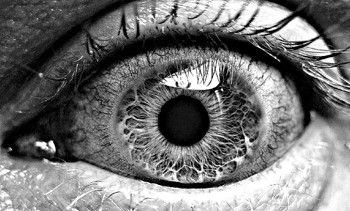
#> input picture eye.jpg, 350 x 211 px
$ python 12imageSharpening.py
#> lines starting #> are read from the running program, lines starting #| are printed output that depends on the picture

#lab 12 image sharpening
import cv2

import numpy as np
from matplotlib import pyplot as plt

image = cv2.imread("eye.jpg", cv2.COLOR_BGR2GRAY)
#> image is the input picture: shape (211, 350, 3); min 0, max 255, mean 115
cv2.imshow("Input",image)

gauss_mask = cv2.GaussianBlur(image,(9,9),10.0)
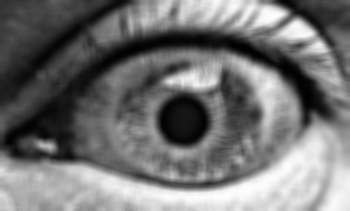
#> gauss_mask: shape (211, 350, 3); min 1, max 254, mean 115
image_sharp = cv2.addWeighted(image, 2, gauss_mask, -1, 0)
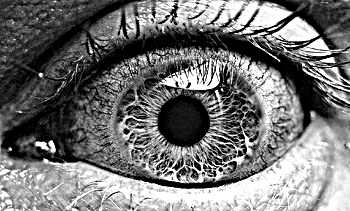
#> image_sharp: shape (211, 350, 3); min 0, max 255, mean 115.5

cv2.imshow("Output: Sharpen", image_sharp)

#High pass kernel 3x3

kernel = np.array([[-1, -1, -1],
                   [-1, 8, -1],
                   [-1, -1, -1]])

#image_hpf = image - gauss_mask
image_hpf = cv2.filter2D(image, -1, kernel)
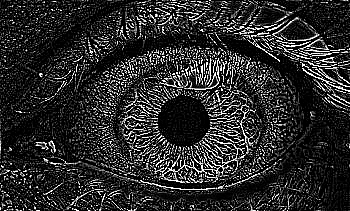
#> image_hpf: shape (211, 350, 3); min 0, max 255, mean 43.3
cv2.imshow("Output : High Pass Filter", image_hpf)

cv2.waitKey(0)
cv2.destroyAllWindows()

$ run again, with beenoise.jpg copied over eye.jpg
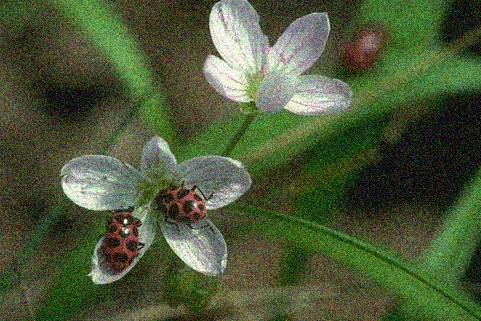
#> input picture beenoise.jpg, 481 x 321 px
#> image is the input picture: shape (321, 481, 3); mean B, G, R 56.7, 89.2, 76.5
#> `gauss_mask = cv2.GaussianBlur(image,(9,9),10.0)`:
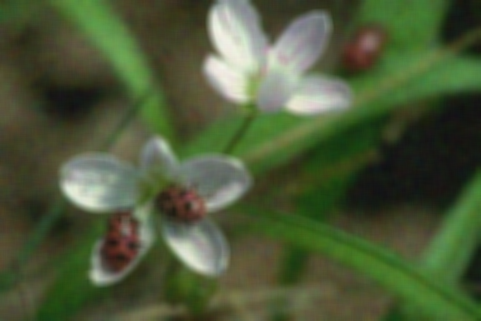
#> gauss_mask: shape (321, 481, 3); mean B, G, R 56.7, 89.2, 76.5
#> `image_hpf = cv2.filter2D(image, -1, kernel)`:
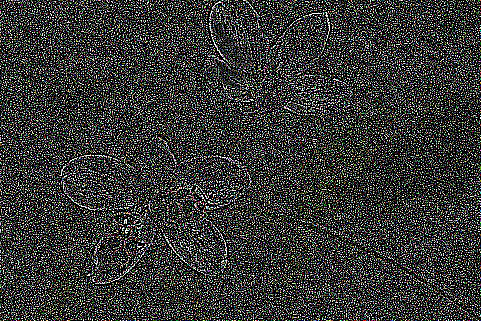
#> image_hpf: shape (321, 481, 3); mean B, G, R 54.5, 56.4, 55.7

$ run again, with bnw.jpg copied over eye.jpg
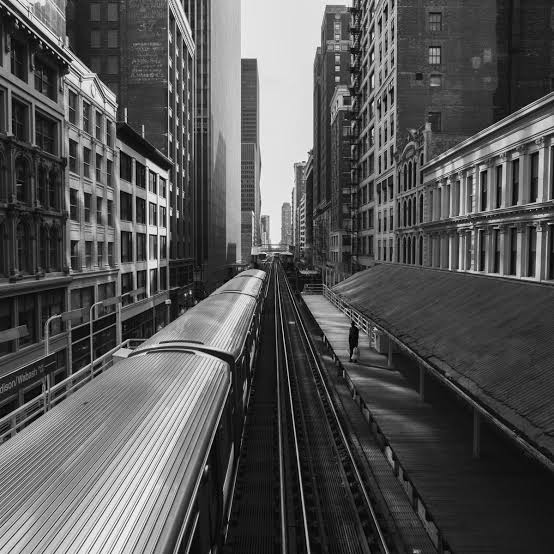
#> input picture bnw.jpg, 554 x 554 px
#> image is the input picture: shape (554, 554, 3); min 0, max 255, mean 85.3
#> `gauss_mask = cv2.GaussianBlur(image,(9,9),10.0)`:
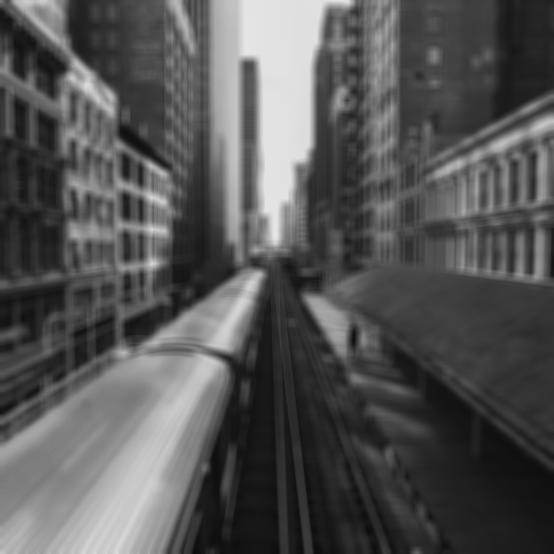
#> gauss_mask: shape (554, 554, 3); min 12, max 230, mean 85.3
#> `image_hpf = cv2.filter2D(image, -1, kernel)`:
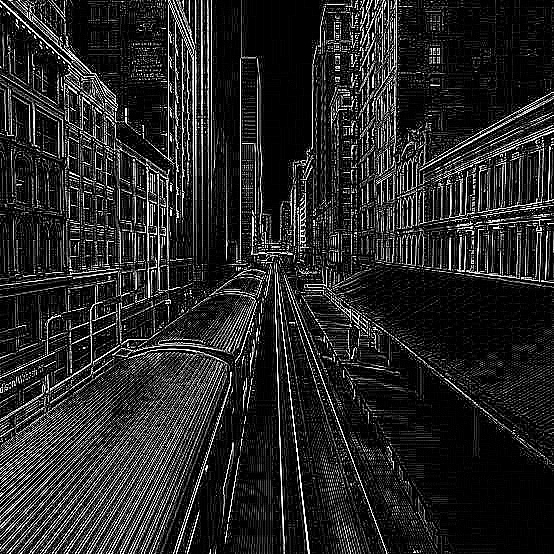
#> image_hpf: shape (554, 554, 3); min 0, max 255, mean 39.5
